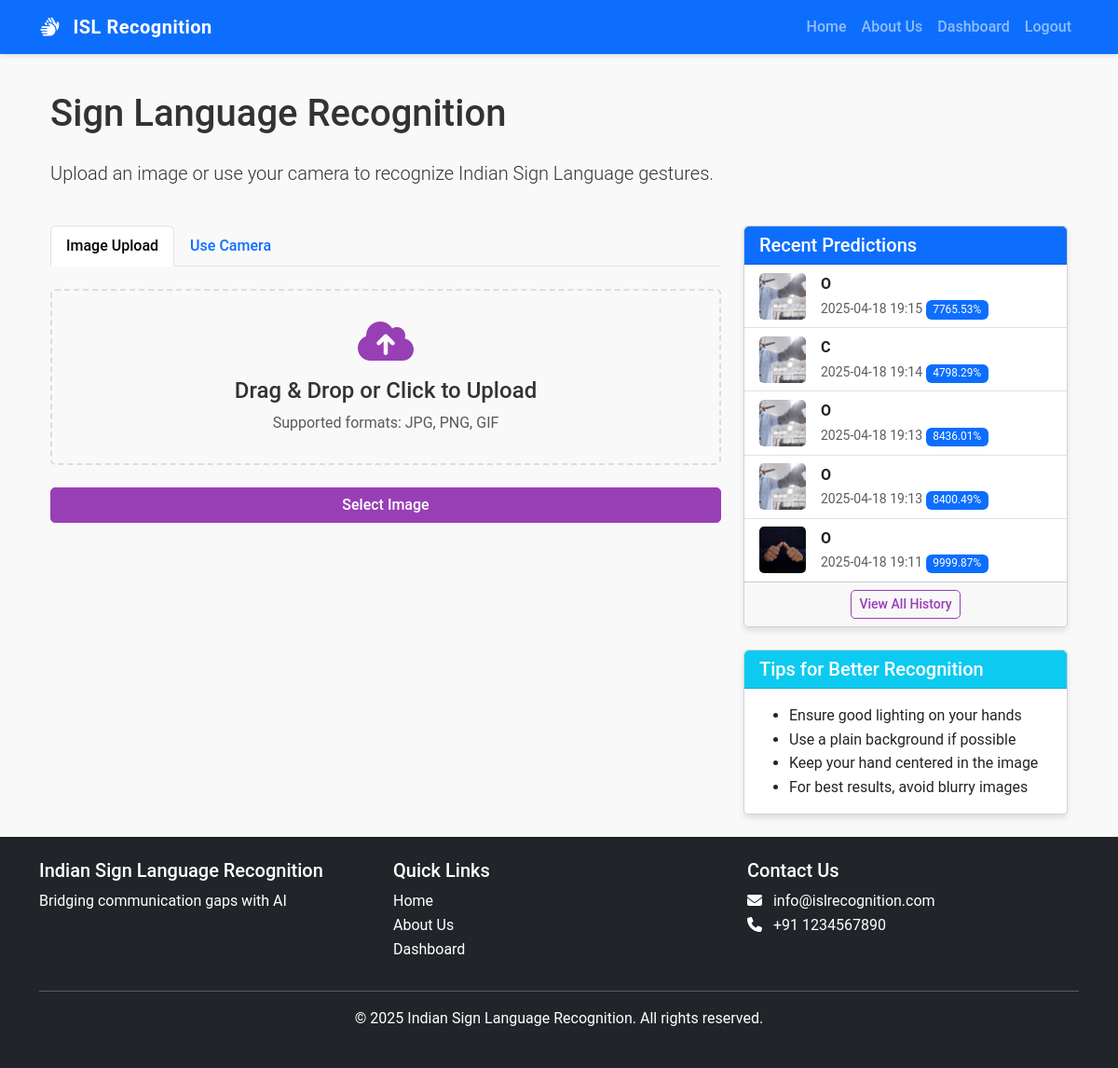
Page /dashboard (signed in) on the committed database.
### app.py (models this page shows)
class Prediction(db.Model):
    id = db.Column(db.Integer, primary_key=True)
    filename = db.Column(db.String(100), nullable=False)
    predicted_class = db.Column(db.String(10), nullable=False)
    confidence = db.Column(db.Float, nullable=False)
    timestamp = db.Column(db.DateTime, default=datetime.utcnow)
    user_id = db.Column(db.Integer, db.ForeignKey('user.id'), nullable=False)

### app.py (the view)
@app.route('/dashboard')
@login_required
def dashboard():
    predictions = Prediction.query.filter_by(user_id=current_user.id).order_by(Prediction.timestamp.desc()).limit(5).all()
    return render_template('dashboard.html', predictions=predictions)

### app.py (called while the page is built)
@login_manager.user_loader
def load_user(user_id):
    return User.query.get(int(user_id))

### templates/dashboard.html (shortened to what this page needs)
{% extends 'base.html' %}
{% block content %}
<div class="container">
    <div class="row mb-4">
        <div class="col-12">
            <h1 class="mb-4">Sign Language Recognition</h1>
            <p class="lead">Upload an image or use your camera to recognize Indian Sign Language gestures.</p>
        </div>
    </div>
    <div class="row">
        <div class="col-lg-8">
            <ul class="nav nav-tabs mb-4">
                <li class="nav-item">
                    <a class="nav-link active" id="upload-tab" href="#">Image Upload</a>
                </li>
                <li class="nav-item">
                    <a class="nav-link" id="camera-tab" href="#">Use Camera</a>
                </li>
            </ul>
            <div id="upload-interface">
                <form id="upload-form" enctype="multipart/form-data">
                    <div id="upload-area" class="upload-area mb-4">
                        <i class="fas fa-cloud-upload-alt upload-icon"></i>
                        <h4>Drag & Drop or Click to Upload</h4>
                        <p class="text-muted mb-0">Supported formats: JPG, PNG, GIF</p>
                    </div>
                    <div class="d-grid">
                        <button type="button" class="btn btn-primary" onclick="document.getElementById('file-input').click()">Select Image</button>
                    </div>
                </form>
            </div>
        </div>
        <div class="col-lg-4">
            <div class="card">
                <div class="card-header bg-primary text-white">
                    <h5 class="mb-0">Recent Predictions</h5>
                </div>
                <div class="card-body p-0">
                    {% if predictions %}
                    <ul class="list-group list-group-flush">
                        {% for prediction in predictions %}
                        <li class="list-group-item d-flex align-items-center">
                            <div class="flex-shrink-0">
                                <img src="{{ url_for('static', filename='uploads/' + prediction.filename) }}" class="history-thumbnail" alt="Prediction">
                            </div>
                            <div class="ms-3">
                                <div class="fw-bold">{{ prediction.predicted_class }}</div>
                                <small class="text-muted">
                                    {{ prediction.timestamp.strftime('%Y-%m-%d %H:%M') }}
                                    <span class="badge bg-primary badge-confidence">{{ (prediction.confidence * 100)|round(2) }}%</span>
                                </small>
                            </div>
                        </li>
                        {% endfor %}
                    </ul>
                    {% else %}
                    <div class="p-4 text-center">
                        <p class="text-muted">No predictions yet.</p>
                    </div>
                    {% endif %}
                </div>
                <div class="card-footer text-center">
                    <a href="#" class="btn btn-sm btn-outline-primary">View All History</a>
                </div>
            </div>
            <div class="card mt-4">
                <div class="card-header bg-info text-white">
                    <h5 class="mb-0">Tips for Better Recognition</h5>
                </div>
                <div class="card-body">
                    <ul class="mb-0">
                        <li>Ensure good lighting on your hands</li>
                        <li>Use a plain background if possible</li>
                        <li>Keep your hand centered in the image</li>
                        <li>For best results, avoid blurry images</li>
                    </ul>
                </div>
            </div>
        </div>
    </div>
</div>
{% endblock %}

### static/css/main.css (style rules this page uses)
:root { --primary-color: #983fb5; --secondary-color: #f50057; --dark-color: #771a7e; --light-color: #e8eaf6; --success-color: #4caf50; --warning-color: #ff9800; --danger-color: #f44336; --text-color: #333; --light-text: #f4f4f4; --border-radius: 5px; --box-shadow: 0 4px 6px rgba(0, 0, 0, 0.1); }
body { font-family: 'Roboto', sans-serif; color: var(--text-color); line-height: 1.6; background-color: #f9f9f9; }
.nav-link { font-weight: 500; transition: color 0.3s ease; }
.btn { border-radius: var(--border-radius); font-weight: 500; transition: all 0.3s ease; }
.btn-primary { background-color: var(--primary-color); border-color: var(--primary-color); }
.btn-outline-primary { color: var(--primary-color); border-color: var(--primary-color); }
.card { border-radius: var(--border-radius); box-shadow: var(--box-shadow); transition: transform 0.3s ease, box-shadow 0.3s ease; }
.upload-area { border: 2px dashed #ddd; border-radius: var(--border-radius); padding: 30px; text-align: center; cursor: pointer; transition: all 0.3s ease; }
.upload-icon { font-size: 48px; color: var(--primary-color); margin-bottom: 15px; }
.history-thumbnail { width: 50px; height: 50px; object-fit: cover; border-radius: var(--border-radius); }
.badge-confidence { font-size: 85%; font-weight: normal; }

### rows in the picture
Prediction: filename (picture), predicted_class "O", timestamp "2025-04-18 19:15", (prediction.confidence*100)|round(2) "7765.53"
Prediction: filename (picture), predicted_class "C", timestamp "2025-04-18 19:14", (prediction.confidence*100)|round(2) "4798.29"
Prediction: filename (picture), predicted_class "O", timestamp "2025-04-18 19:13", (prediction.confidence*100)|round(2) "8436.01"
Prediction: filename (picture), predicted_class "O", timestamp "2025-04-18 19:13", (prediction.confidence*100)|round(2) "8400.49"
Prediction: filename (picture), predicted_class "O", timestamp "2025-04-18 19:11", (prediction.confidence*100)|round(2) "9999.87"
